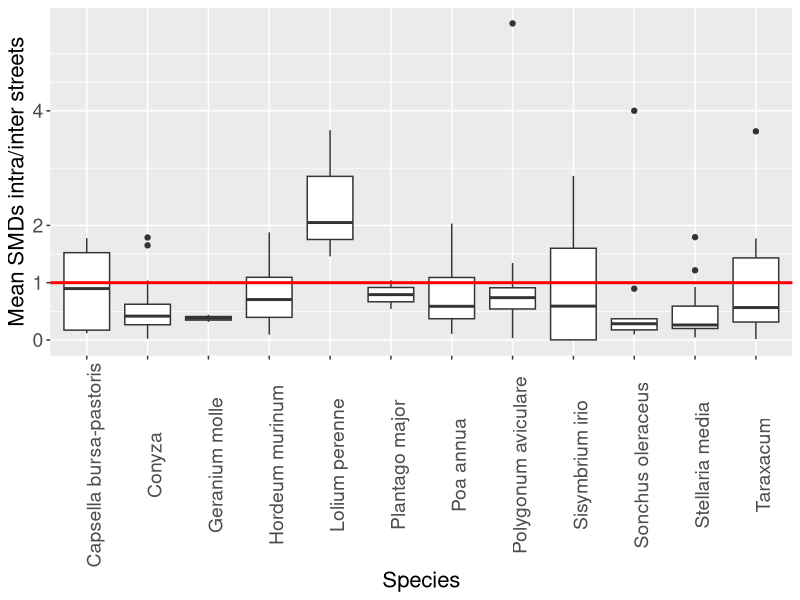
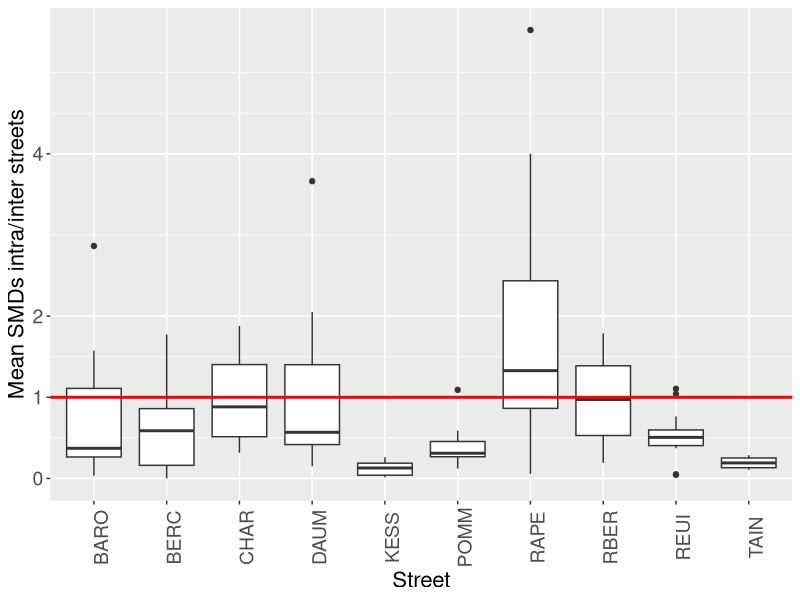

Here is the R script that generated these plots, in order:
library(ggplot2)
library(multcomp)
library(car)

myData = read.csv(file = 'smd_proba_ext.csv', header = TRUE, dec = '.', sep  = ',')

#Generation figure a)
a = ggplot(myData, aes(x = species, y = ecart_relatif_smd_p_ext))
a = a + geom_boxplot(alpha = 1)
a = a + theme(axis.text.x = element_text(angle = 90, size = 14), axis.text.y = element_text(size = 14))
a = a + theme(axis.title = element_text(size = 16))
a = a + labs(x = 'Species', y = 'Mean SMDs intra/inter streets')
a = a + guides(fill=FALSE)
a = a + geom_hline(aes(yintercept = 1), color = "red",size = 1)
a = a + scale_y_continuous(breaks = c(0, 1, 2, 4))

a

#Generation figure b)
a = ggplot(myData, aes(x = street, y = ecart_relatif_smd_p_ext))
a = a + geom_boxplot(alpha = 1)
a = a + theme(axis.text.x = element_text(angle = 90, size = 14), axis.text.y = element_text(size = 14))
a = a + theme(axis.title = element_text(size = 16))
a = a + labs(x = 'Street', y = 'Mean SMDs intra/inter streets')
a = a + guides(fill=FALSE)
a = a + geom_hline(aes(yintercept = 1), color = "red",size = 1)
a = a + scale_y_continuous(breaks = c(0, 1, 2, 4))

a
